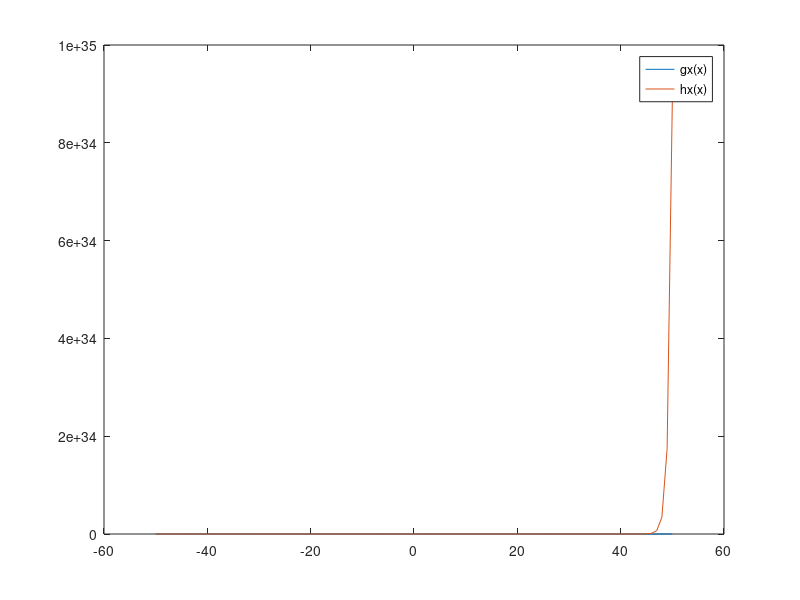
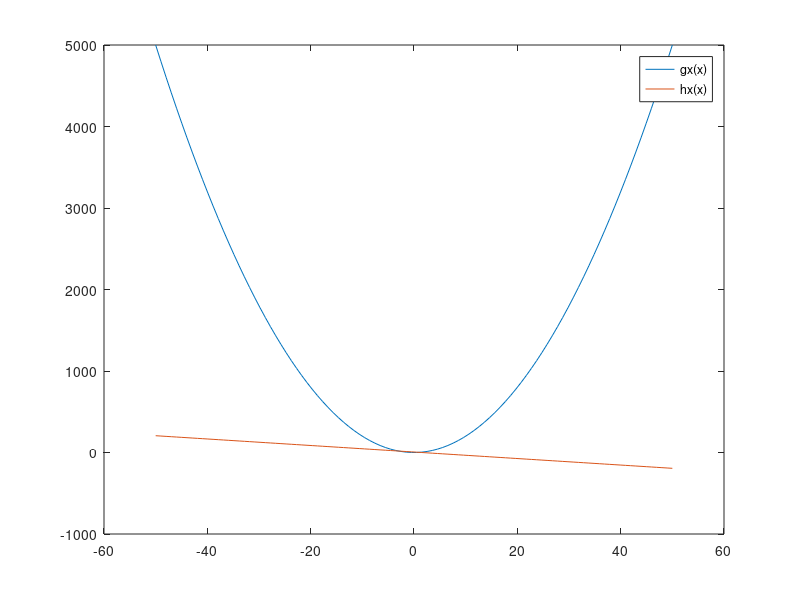

MATLAB code for these plots, in order: (Note: this script raises an error after producing the figures.)
clc;
printf("Atividade 1 - A partir da equação f(x) = 0, obtenha a equação equivalente g(x) = h(x), esboce os gráficos das funções f(x) e h(x) no mesmo eixo cartesiano e localize os pontos x onde as duas curvas se interceptam, pois neste caso f(𝜉) = 0 ⇔ g(𝜉) = h(𝜉). Use o Octave.\n\n")

printf("a. f(x) = √x - 5^x")

gx = @(x) sqrt(x);
hx = @(x) 5.^ x;

x = linspace(-50,50);

figure
plot(x, gx(x));
hold on;
plot(x, hx(x));
hold off;
legend("gx(x)", "hx(x)");

printf("b. f(x) = 2x^2 + 4x - 6")

gx = @(x) 2*x.^2;
hx = @(x) - 4*x + 6;

x = linspace(-50,50);

figure
plot(x, gx(x));
hold on;
plot(x, hx(x));
hold off;
legend("gx(x)", "hx(x)");

printf("\n\nAtividade 2 - Utilize o método da Falsa Posição para encontrar a raiz positiva da equação abaixo com três algarismos significativos, ou seja, tal que 𝐸𝑟 < 10−3. Resolva manualmente até 2 iterações.\n\n")

printf("a. f(x) = (x^2 / 5) - 2x - 3")

printf("\n\nPrimeira iteração\n")
printf("a = 8, b = 9, er = 10^-3 -- x = 8 -- Entra no while\n")
printf("x_a = 8 e x = 8 -  ( (-6.2 * (-4.8 -6.2)) / (-4.8 -6.2) ) == 14.200\n")
printf("atualiza o a, então a = 14.200 e o er = 0.4366\n")
printf("\n\Segunda iteração\n")
printf("x_a = 14.200 e x = x = 14.200 -  ( (8.928 * (9  -14.200)) / (-4.8 +8.928) ) == 15.446\n")
printf("atualiza a = 15.447, e o er = 0.0806")

printf("\n\nAtividade 3 - Utilize o método da Iteração do Ponto Fixo para encontrar a raiz positiva da equação abaixo com três algarismos significativos, ou seja, tal que 𝐸𝑟 < 10−3. Resolva manualmente até 2 iterações.\n\n")

printf("a. f(x) = x^3 - 5x - 5")

printf("\n\nPrimeira iteração\n")
printf("g = @(x) sqrt(6-x), er = 10^-3, x = 3\n")
printf("x = 1.7321\n")
printf("realiza o if -- xi - x_0 < tol é falso e f(xi) é diferente de 0 então continua\n")
printf("x_0 = 1.7321 e k incrementa 1\n")
printf("\nsPrimeira iteração\n")
printf("x = 3.9117\n")
printf("realiza o if -- xi - x_0 < tol  é falso e f(xi) é diferente de 0 então continua\n")
printf("x_0 = 3.9117 e  k incrementa 1")


printf("\n\nAtividade 4 - Resolva os seguintes sistemas empregando o método da substituição direta.\n\n")

printf("a. resolução\n\n")
clear;
A = [12, 0, 0, 12; 3, -7, 0, -11; -4, 2, 6, 18];
b = [12, -11, 18];
n = 3;

[x] = sub_direta(A,b,n)

printf("b. resolução")

clear;
A = [2, 0, 0, 0, 8; 0, 5, 0, 0, 15; 9, 6, 7, 0, 68; 0, 4, 6, 9, 33];
b = [8, 15, 68, 33];
n = 4;

[x] = sub_direta(A,b,n)

printf("\n\nAtividade 5 - Triangularize os seguintes sistemas lineares empregando o algoritmo de eliminação.\n\n")

printf("a. resolução\n\n")

A = [
   12   3  4;
   24  -1  6;
  -12 -17 14;
];

[x]  = triangula(A)

printf("b. resolução\n\n")

B = [
  2 0 9 0;
  6 5 33 4;
  2 -5 10 2;
  -8 10 11 47
];

[x]  = triangula(B)

printf("c. resolução")

C = [
  21 -3 4 9 -23;
  -84 19 18 -36 92;
  -42 27 -20 -14 46;
  21 -24 4 16 -21;
  84 2 42 25 -94;
];

[x]  = triangula(C)

printf("\n\nAtividade 6 -- Escreva um programa em Octave para solucionar um sistema linear. O programa deve receber como entrada uma matriz quadrada de ordem nxm e um vetor coluna b nx1 e retornar como saída o vetor solução x. O programa também deve verificar os seguintes casos: se encontra no atividade_6.m (roda lá!)\n\n")

printf("\n\nAtividade 7 -- Resolva os sistemas lineares a seguir utilizando o Método de Gauss com Pivotamento Parcial. Substitua as soluções encontradas nos sistemas originais para verificar se os seus resultados estão corretos.\n\n")

printf("a. resolução\n")
clear;
A = [4, 5, -6; 2, 0, -7; -5, -5, 0];
b = [28; 29; -65];

[At, bt] = eliminacao_gauss(A, b);

At\bt
printf("\n Linha 1 =  (4 * 22.78) + (5 * -9.7) + (-6 * 2.36) = 28.460 CONFERE")
printf("\n Linha 2 =  (2 * 22.78) + (-7* 2.36) = 29.040 CONFERE")
printf("\n Linha 3 =  (-5 * 22.78) + (-5 * -9.7)  = -65.400 CONFERE")


printf("\n\nb. resolução\n")
clear;
A = [0 3 -13; 2 -6 1; 4 0 8];
b = [-50; 45; 4];

[At, bt] = eliminacao_gauss(A, b);

At\bt

printf("\n Linha 1 =  (3 * -8.1494) + (-13 * 1.9655) = -50.000 CONFERE")
printf("\n Linha 2 =  (2 * -2.9310) + (-6 * -8.1494) + (1.9655) = 45.000 CONFERE")
printf("\n Linha 3 =  (4 * -2.9310) + (8 * 1.9655) = 4 CONFERE")

printf("\n\nc. resolução\n")
clear;
A = [10 -3 6; 1 8 -2; -2 4 -9];
b = [24.5; -10; -50];

[At, bt] = eliminacao_gauss(A, b);

At\bt

printf("\n Linha 1 =  (10 * -1.0054) + (-3 * 0.3605) + (6 * 5.9392)= 24.500 CONFERE")
printf("\n Linha 2 =  (-1.0054) + (8 * 0.3605) + (-2 * 5.9392) = -9.9998 CONFERE")
printf("\n Linha 3 =  (-2 * -1.0054) + (4 * 0.3605 ) + (-9 * 5.9392) = -50 CONFERE\n\n")
